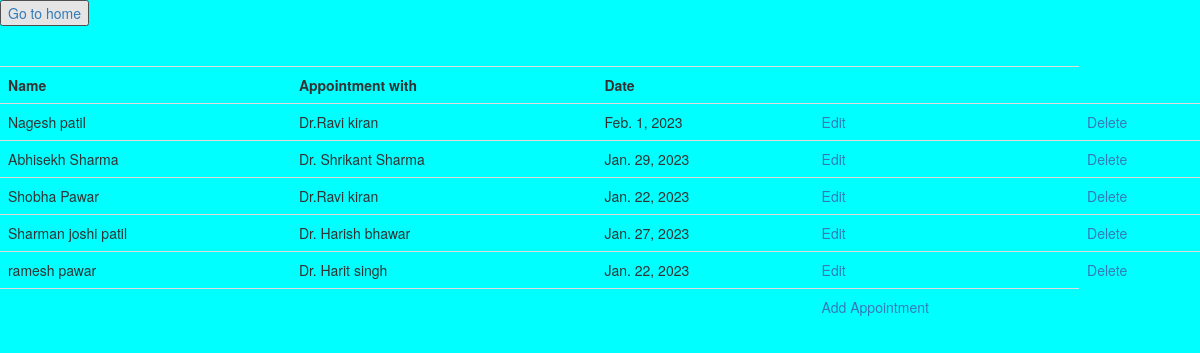
Screenshot of /home/appointments/ with the database file from the repository.
### Hospital_app/models.py (models this page shows)
class Patient(models.Model):
    Patient_name = models.CharField(max_length=100)
    appointment_with = models.ForeignKey(Doctor, on_delete=models.CASCADE)
    Date = models.DateField()

### Hospital_app/views.py (the view)
# urls.py: path('home/appointments/', views.patient_1, name='appointment'),
def patient_1(req):
    d = Patient.objects.all().values()
    return render(req, 'Patient.html', {'patient':d})

### Hospital_app/templates/Patient.html (shortened to what this page needs)
<!DOCTYPE html>
<html lang="en">
<head>
    <link rel="stylesheet" href="https://maxcdn.bootstrapcdn.com/bootstrap/3.4.1/css/bootstrap.min.css">
</head>
<body bgcolor="cyan">
    <button><a href="{% url 'home' %}">Go to home</a></button><br><br><br>
    <table class="table table-hover">
        <tr>
            <th>Name</th>
            <th>Appointment with</th>
            <th>Date</th>
            <th></th>
        </tr>
        {% for i in patient %}
        <tr>
            <td>{{i.Patient_name}}</td>
            <td>{{i.appointment_with_id}}</td>
            <td>{{i.Date}}</td>
            <td><a href="edit/{{i.id}}" id="{{i.id}}">Edit</a></td>
            <td><a href="delete/{{i.id}}" id="{{i.id}}">Delete</a></td>
            {%endfor%}
        </tr>
        <tr>
            <td></td>
            <td></td>
            <td></td>
            <td><a href="{% url 'add' %}">Add Appointment</a></td>
        </tr>
    </table>
</body>
</html>

### Hospital_app/templates/Patient.html (style rules this page uses)
body { background-color: aqua; }

### rows the page displays
Patient: Patient_name "Nagesh patil", appointment_with_id "Dr.Ravi kiran", Date "Feb. 1, 2023"
Patient: Patient_name "Abhisekh Sharma", appointment_with_id "Dr. Shrikant Sharma", Date "Jan. 29, 2023"
Patient: Patient_name "Shobha Pawar", appointment_with_id "Dr.Ravi kiran", Date "Jan. 22, 2023"
Patient: Patient_name "Sharman joshi patil", appointment_with_id "Dr. Harish bhawar", Date "Jan. 27, 2023"
Patient: Patient_name "ramesh pawar", appointment_with_id "Dr. Harit singh", Date "Jan. 22, 2023"
